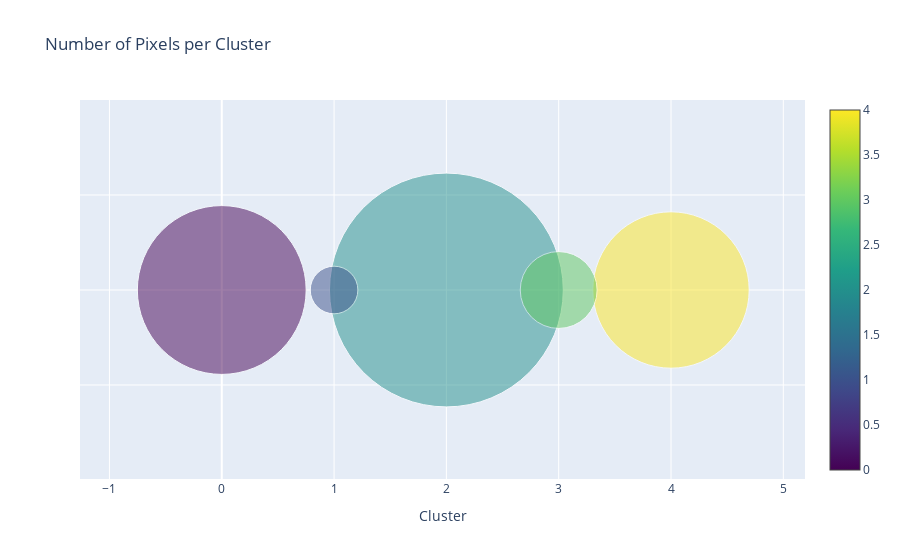

The notebook cell this image was saved under:
### Code cell
# Convert index and values to lists for plotting
clusters = cluster_counts.index.tolist()
counts = cluster_counts.values.tolist()  # Ensuring counts is a list for consistency

# Adjust the sizes. You might need to tweak the division factor for better visualization
sizes = [count / 1000 for count in counts]

# Create the bubble chart
fig = go.Figure(data=[go.Scatter(
    x=clusters,
    y=[1] * len(clusters),  # Y-values are constant as we're only interested in showing the relative sizes
    mode='markers',
    marker=dict(
        size=sizes,  # Circle sizes
        color=clusters,  # Use cluster IDs for colors
        opacity=0.5,  # Semi-transparent circles
        colorscale='Viridis',  # Color scale for clusters
        showscale=True  # Show color scale legend
    ),
    text=[f'Cluster {cluster}: {count}' for cluster, count in zip(clusters, counts)]  # Hover text
)])

# Update the layout for better readability
fig.update_layout(
    title='Number of Pixels per Cluster',
    xaxis=dict(title='Cluster'),
    yaxis=dict(title='', showticklabels=False),  # Hide y-axis labels for cleaner look
    showlegend=False
)

# Show the interactive plot
fig.show()

### Figure 1 — Plotly figure (JSON) as saved in the notebook; plotly's stock layout.template omitted (floating-point values rounded to 4 significant figures)
{"data": [{"marker": {"color": [2, 0, 4, 3, 1], "colorscale": [[0, "#440154"], [0.1111, "#482878"], [0.2222, "#3e4989"], [0.3333, "#31688e"], [0.4444, "#26828e"], [0.5556, "#1f9e89"], [0.6667, "#35b779"], [0.7778, "#6ece58"], [0.8889, "#b5de2b"], [1, "#fde725"]], "opacity": 0.5, "showscale": true, "size": [233.8, 168.8, 156.4, 76.91, 47.63]}, "mode": "markers", "text": ["Cluster 2: 233812", "Cluster 0: 168821", "Cluster 4: 156396", "Cluster 3: 76907", "Cluster 1: 47630"], "type": "scatter", "x": [2, 0, 4, 3, 1], "y": [1, 1, 1, 1, 1]}], "layout": {"showlegend": false, "title": {"text": "Number of Pixels per Cluster"}, "xaxis": {"title": {"text": "Cluster"}}, "yaxis": {"showticklabels": false, "title": {"text": ""}}}}
